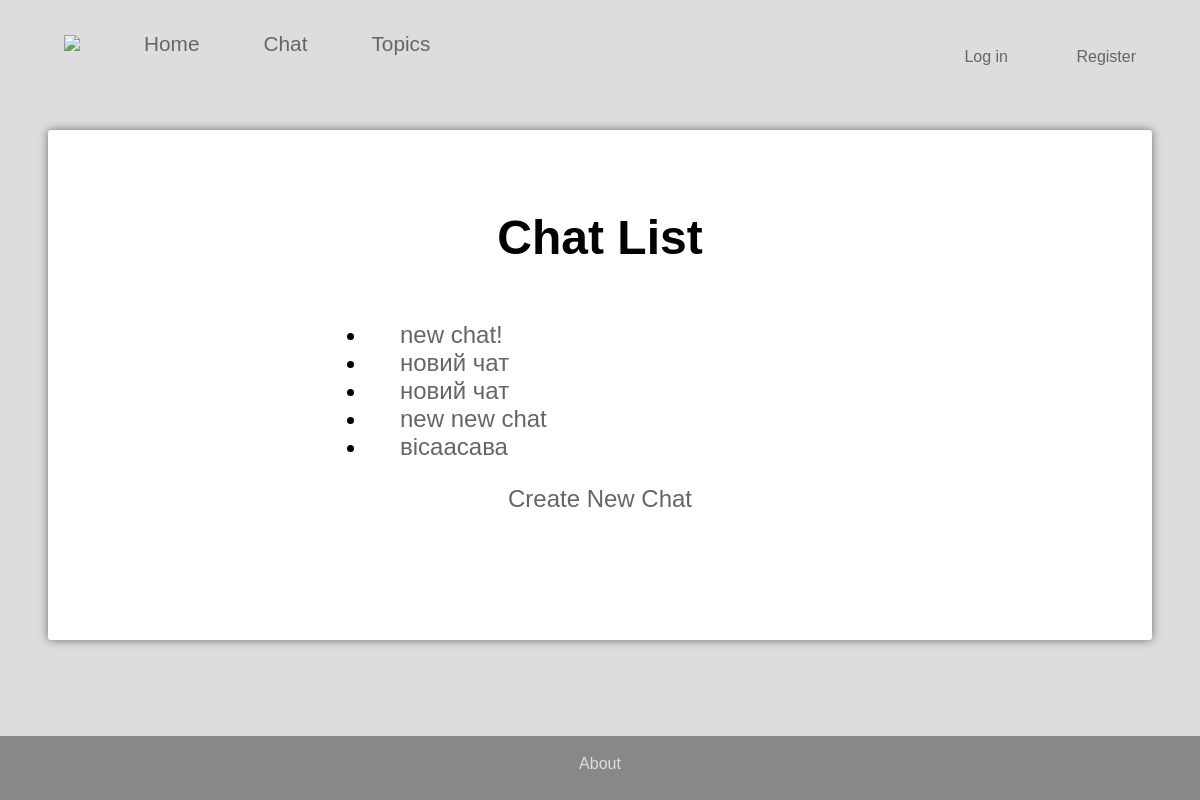
Page /chat/ on the committed database.
### chat/models.py (models this page shows, shortened)
class Chat(models.Model):
    title = models.CharField(max_length=100)

### chat/views.py (the view)
# urls.py: path('', views.ChatListView.as_view(), name='chat_list'),
class ChatListView(ListView):
    model = Chat
    template_name = 'chat/chat_list.html'

### chat/templates/chat/chat_list.html (shortened to what this page needs)
{% extends 'chat/base.html' %}
{% block main_content %}
    <h1>Chat List</h1>
    <ul>
    {% for chat in object_list %}
        <li><a href="{% url 'chat:message_list' pk=chat.pk %}">{{ chat.title }}</a></li>
    {% endfor %}
    </ul>
    <a href="{% url 'chat:chat_create' %}">Create New Chat</a>
{% endblock main_content %}

### portal/static/portal/css/style.css (style rules this page uses)
body { font-family: sans-serif; margin: 0; padding: 0; background-color: #ddd; min-height: 100vh; display: flex; flex-direction: column; }
a { color: #666; margin: 0 2rem 0.5rem; text-decoration: none; }
ul { width: 50%; }
.flex-container { display: flex; flex-direction: column; }

### rows in the picture
Chat: title "new chat!"
Chat: title "новий чат"
Chat: title "новий чат"
Chat: title "new new chat"
Chat: title "вісаасава"
